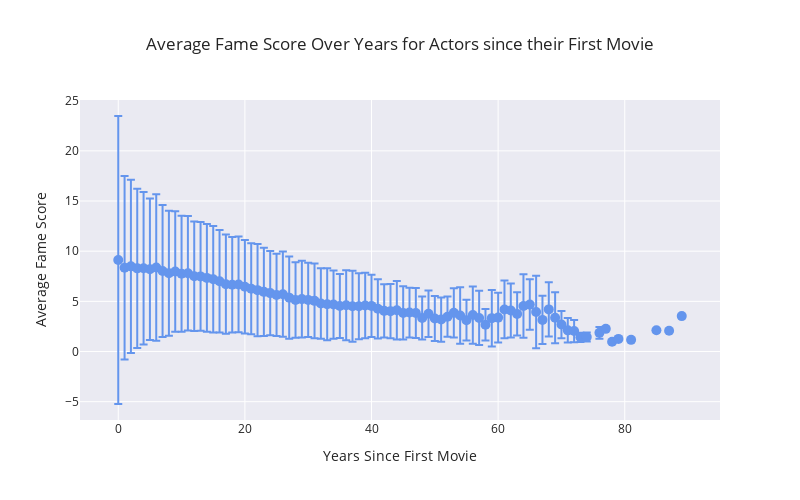

The cell this chart's notebook holds for it:
### Code cell
# Assuming avg_fame_scores is your DataFrame
# Group by 'year_since_first_movie' and calculate the average fame score and standard deviation
avg_fame_scores = cmu_character_subset.groupby('year_since_first_movie')['fameScore'].agg(['mean', 'std', 'count']).reset_index()

# Create a Plotly figure
fig = go.Figure()

for index, row in avg_fame_scores.iterrows():
    x_val = row['year_since_first_movie']
    avg_score = row['mean']
    std_score = row['std']
    
    # Plot a marker with error bars
    fig.add_trace(go.Scatter(
        x=[x_val],
        y=[avg_score],
        mode='markers',
        error_y=dict(type='data', array=[std_score], visible=True),
        marker=dict(color=SING_COLOR, size=10),
        name=f'Year {x_val}'
    ))

# Update layout
fig.update_layout(
    title='Average Fame Score Over Years for Actors since their First Movie',
    xaxis=dict(title='Years Since First Movie'),
    yaxis=dict(title='Average Fame Score'),
    showlegend=False,
    width=800,
    height=500, template = TEMPLATE
)

# Show the Plotly figure
fig.show()

### Figure 1 — Plotly figure (JSON) as saved in the notebook; plotly's stock layout.template omitted (floating-point values rounded to 4 significant figures)
{"data": [{"error_y": {"array": [14.35], "type": "data", "visible": true}, "marker": {"color": "cornflowerblue", "size": 10}, "mode": "markers", "name": "Year 0.0", "type": "scatter", "x": [0], "y": [9.122]}, {"error_y": {"array": [9.135], "type": "data", "visible": true}, "marker": {"color": "cornflowerblue", "size": 10}, "mode": "markers", "name": "Year 1.0", "type": "scatter", "x": [1], "y": [8.351]}, {"error_y": {"array": [8.624], "type": "data", "visible": true}, "marker": {"color": "cornflowerblue", "size": 10}, "mode": "markers", "name": "Year 2.0", "type": "scatter", "x": [2], "y": [8.486]}, {"error_y": {"array": [7.929], "type": "data", "visible": true}, "marker": {"color": "cornflowerblue", "size": 10}, "mode": "markers", "name": "Year 3.0", "type": "scatter", "x": [3], "y": [8.287]}, {"error_y": {"array": [7.594], "type": "data", "visible": true}, "marker": {"color": "cornflowerblue", "size": 10}, "mode": "markers", "name": "Year 4.0", "type": "scatter", "x": [4], "y": [8.3]}, {"error_y": {"array": [7.054], "type": "data", "visible": true}, "marker": {"color": "cornflowerblue", "size": 10}, "mode": "markers", "name": "Year 5.0", "type": "scatter", "x": [5], "y": [8.197]}, {"error_y": {"array": [7.301], "type": "data", "visible": true}, "marker": {"color": "cornflowerblue", "size": 10}, "mode": "markers", "name": "Year 6.0", "type": "scatter", "x": [6], "y": [8.378]}, {"error_y": {"array": [6.582], "type": "data", "visible": true}, "marker": {"color": "cornflowerblue", "size": 10}, "mode": "markers", "name": "Year 7.0", "type": "scatter", "x": [7], "y": [8.027]}, {"error_y": {"array": [6.234], "type": "data", "visible": true}, "marker": {"color": "cornflowerblue", "size": 10}, "mode": "markers", "name": "Year 8.0", "type": "scatter", "x": [8], "y": [7.807]}, {"error_y": {"array": [6.011], "type": "data", "visible": true}, "marker": {"color": "cornflowerblue", "size": 10}, "mode": "markers", "name": "Year 9.0", "type": "scatter", "x": [9], "y": [7.97]}, {"error_y": {"array": [5.77], "type": "data", "visible": true}, "marker": {"color": "cornflowerblue", "size": 10}, "mode": "markers", "name": "Year 10.0", "type": "scatter", "x": [10], "y": [7.75]}, {"error_y": {"array": [5.714], "type": "data", "visible": true}, "marker": {"color": "cornflowerblue", "size": 10}, "mode": "markers", "name": "Year 11.0", "type": "scatter", "x": [11], "y": [7.802]}, {"error_y": {"array": [5.455], "type": "data", "visible": true}, "marker": {"color": "cornflowerblue", "size": 10}, "mode": "markers", "name": "Year 12.0", "type": "scatter", "x": [12], "y": [7.502]}, {"error_y": {"array": [5.415], "type": "data", "visible": true}, "marker": {"color": "cornflowerblue", "size": 10}, "mode": "markers", "name": "Year 13.0", "type": "scatter", "x": [13], "y": [7.488]}, {"error_y": {"array": [5.364], "type": "data", "visible": true}, "marker": {"color": "cornflowerblue", "size": 10}, "mode": "markers", "name": "Year 14.0", "type": "scatter", "x": [14], "y": [7.337]}, {"error_y": {"array": [5.308], "type": "data", "visible": true}, "marker": {"color": "cornflowerblue", "size": 10}, "mode": "markers", "name": "Year 15.0", "type": "scatter", "x": [15], "y": [7.205]}, {"error_y": {"array": [5.104], "type": "data", "visible": true}, "marker": {"color": "cornflowerblue", "size": 10}, "mode": "markers", "name": "Year 16.0", "type": "scatter", "x": [16], "y": [7.006]}, {"error_y": {"array": [4.945], "type": "data", "visible": true}, "marker": {"color": "cornflowerblue", "size": 10}, "mode": "markers", "name": "Year 17.0", "type": "scatter", "x": [17], "y": [6.711]}, {"error_y": {"array": [4.762], "type": "data", "visible": true}, "marker": {"color": "cornflowerblue", "size": 10}, "mode": "markers", "name": "Year 18.0", "type": "scatter", "x": [18], "y": [6.648]}, {"error_y": {"array": [4.772], "type": "data", "visible": true}, "marker": {"color": "cornflowerblue", "size": 10}, "mode": "markers", "name": "Year 19.0", "type": "scatter", "x": [19], "y": [6.687]}, {"error_y": {"array": [4.651], "type": "data", "visible": true}, "marker": {"color": "cornflowerblue", "size": 10}, "mode": "markers", "name": "Year 20.0", "type": "scatter", "x": [20], "y": [6.455]}, {"error_y": {"array": [4.536], "type": "data", "visible": true}, "marker": {"color": "cornflowerblue", "size": 10}, "mode": "markers", "name": "Year 21.0", "type": "scatter", "x": [21], "y": [6.258]}, {"error_y": {"array": [4.595], "type": "data", "visible": true}, "marker": {"color": "cornflowerblue", "size": 10}, "mode": "markers", "name": "Year 22.0", "type": "scatter", "x": [22], "y": [6.115]}, {"error_y": {"array": [4.399], "type": "data", "visible": true}, "marker": {"color": "cornflowerblue", "size": 10}, "mode": "markers", "name": "Year 23.0", "type": "scatter", "x": [23], "y": [5.947]}, {"error_y": {"array": [4.201], "type": "data", "visible": true}, "marker": {"color": "cornflowerblue", "size": 10}, "mode": "markers", "name": "Year 24.0", "type": "scatter", "x": [24], "y": [5.82]}, {"error_y": {"array": [4.099], "type": "data", "visible": true}, "marker": {"color": "cornflowerblue", "size": 10}, "mode": "markers", "name": "Year 25.0", "type": "scatter", "x": [25], "y": [5.638]}, {"error_y": {"array": [4.245], "type": "data", "visible": true}, "marker": {"color": "cornflowerblue", "size": 10}, "mode": "markers", "name": "Year 26.0", "type": "scatter", "x": [26], "y": [5.716]}, {"error_y": {"array": [4.094], "type": "data", "visible": true}, "marker": {"color": "cornflowerblue", "size": 10}, "mode": "markers", "name": "Year 27.0", "type": "scatter", "x": [27], "y": [5.369]}, {"error_y": {"array": [3.766], "type": "data", "visible": true}, "marker": {"color": "cornflowerblue", "size": 10}, "mode": "markers", "name": "Year 28.0", "type": "scatter", "x": [28], "y": [5.131]}, {"error_y": {"array": [3.819], "type": "data", "visible": true}, "marker": {"color": "cornflowerblue", "size": 10}, "mode": "markers", "name": "Year 29.0", "type": "scatter", "x": [29], "y": [5.223]}, {"error_y": {"array": [3.695], "type": "data", "visible": true}, "marker": {"color": "cornflowerblue", "size": 10}, "mode": "markers", "name": "Year 30.0", "type": "scatter", "x": [30], "y": [5.145]}, {"error_y": {"array": [3.724], "type": "data", "visible": true}, "marker": {"color": "cornflowerblue", "size": 10}, "mode": "markers", "name": "Year 31.0", "type": "scatter", "x": [31], "y": [5.048]}, {"error_y": {"array": [3.507], "type": "data", "visible": true}, "marker": {"color": "cornflowerblue", "size": 10}, "mode": "markers", "name": "Year 32.0", "type": "scatter", "x": [32], "y": [4.789]}, {"error_y": {"array": [3.576], "type": "data", "visible": true}, "marker": {"color": "cornflowerblue", "size": 10}, "mode": "markers", "name": "Year 33.0", "type": "scatter", "x": [33], "y": [4.711]}, {"error_y": {"array": [3.395], "type": "data", "visible": true}, "marker": {"color": "cornflowerblue", "size": 10}, "mode": "markers", "name": "Year 34.0", "type": "scatter", "x": [34], "y": [4.679]}, {"error_y": {"array": [3.196], "type": "data", "visible": true}, "marker": {"color": "cornflowerblue", "size": 10}, "mode": "markers", "name": "Year 35.0", "type": "scatter", "x": [35], "y": [4.539]}, {"error_y": {"array": [3.499], "type": "data", "visible": true}, "marker": {"color": "cornflowerblue", "size": 10}, "mode": "markers", "name": "Year 36.0", "type": "scatter", "x": [36], "y": [4.609]}, {"error_y": {"array": [3.529], "type": "data", "visible": true}, "marker": {"color": "cornflowerblue", "size": 10}, "mode": "markers", "name": "Year 37.0", "type": "scatter", "x": [37], "y": [4.513]}, {"error_y": {"array": [3.292], "type": "data", "visible": true}, "marker": {"color": "cornflowerblue", "size": 10}, "mode": "markers", "name": "Year 38.0", "type": "scatter", "x": [38], "y": [4.509]}, {"error_y": {"array": [3.259], "type": "data", "visible": true}, "marker": {"color": "cornflowerblue", "size": 10}, "mode": "markers", "name": "Year 39.0", "type": "scatter", "x": [39], "y": [4.592]}, {"error_y": {"array": [3.112], "type": "data", "visible": true}, "marker": {"color": "cornflowerblue", "size": 10}, "mode": "markers", "name": "Year 40.0", "type": "scatter", "x": [40], "y": [4.548]}, {"error_y": {"array": [2.956], "type": "data", "visible": true}, "marker": {"color": "cornflowerblue", "size": 10}, "mode": "markers", "name": "Year 41.0", "type": "scatter", "x": [41], "y": [4.254]}, {"error_y": {"array": [2.651], "type": "data", "visible": true}, "marker": {"color": "cornflowerblue", "size": 10}, "mode": "markers", "name": "Year 42.0", "type": "scatter", "x": [42], "y": [4.052]}, {"error_y": {"array": [2.703], "type": "data", "visible": true}, "marker": {"color": "cornflowerblue", "size": 10}, "mode": "markers", "name": "Year 43.0", "type": "scatter", "x": [43], "y": [4.024]}, {"error_y": {"array": [2.916], "type": "data", "visible": true}, "marker": {"color": "cornflowerblue", "size": 10}, "mode": "markers", "name": "Year 44.0", "type": "scatter", "x": [44], "y": [4.106]}, {"error_y": {"array": [2.655], "type": "data", "visible": true}, "marker": {"color": "cornflowerblue", "size": 10}, "mode": "markers", "name": "Year 45.0", "type": "scatter", "x": [45], "y": [3.848]}, {"error_y": {"array": [2.484], "type": "data", "visible": true}, "marker": {"color": "cornflowerblue", "size": 10}, "mode": "markers", "name": "Year 46.0", "type": "scatter", "x": [46], "y": [3.88]}, {"error_y": {"array": [2.489], "type": "data", "visible": true}, "marker": {"color": "cornflowerblue", "size": 10}, "mode": "markers", "name": "Year 47.0", "type": "scatter", "x": [47], "y": [3.842]}, {"error_y": {"array": [2.138], "type": "data", "visible": true}, "marker": {"color": "cornflowerblue", "size": 10}, "mode": "markers", "name": "Year 48.0", "type": "scatter", "x": [48], "y": [3.341]}, {"error_y": {"array": [2.319], "type": "data", "visible": true}, "marker": {"color": "cornflowerblue", "size": 10}, "mode": "markers", "name": "Year 49.0", "type": "scatter", "x": [49], "y": [3.772]}, {"error_y": {"array": [2.253], "type": "data", "visible": true}, "marker": {"color": "cornflowerblue", "size": 10}, "mode": "markers", "name": "Year 50.0", "type": "scatter", "x": [50], "y": [3.292]}, {"error_y": {"array": [2.202], "type": "data", "visible": true}, "marker": {"color": "cornflowerblue", "size": 10}, "mode": "markers", "name": "Year 51.0", "type": "scatter", "x": [51], "y": [3.184]}, {"error_y": {"array": [2.003], "type": "data", "visible": true}, "marker": {"color": "cornflowerblue", "size": 10}, "mode": "markers", "name": "Year 52.0", "type": "scatter", "x": [52], "y": [3.47]}, {"error_y": {"array": [2.445], "type": "data", "visible": true}, "marker": {"color": "cornflowerblue", "size": 10}, "mode": "markers", "name": "Year 53.0", "type": "scatter", "x": [53], "y": [3.852]}, {"error_y": {"array": [2.818], "type": "data", "visible": true}, "marker": {"color": "cornflowerblue", "size": 10}, "mode": "markers", "name": "Year 54.0", "type": "scatter", "x": [54], "y": [3.581]}, {"error_y": {"array": [2.023], "type": "data", "visible": true}, "marker": {"color": "cornflowerblue", "size": 10}, "mode": "markers", "name": "Year 55.0", "type": "scatter", "x": [55], "y": [3.126]}, {"error_y": {"array": [2.845], "type": "data", "visible": true}, "marker": {"color": "cornflowerblue", "size": 10}, "mode": "markers", "name": "Year 56.0", "type": "scatter", "x": [56], "y": [3.631]}, {"error_y": {"array": [2.703], "type": "data", "visible": true}, "marker": {"color": "cornflowerblue", "size": 10}, "mode": "markers", "name": "Year 57.0", "type": "scatter", "x": [57], "y": [3.344]}, {"error_y": {"array": [1.565], "type": "data", "visible": true}, "marker": {"color": "cornflowerblue", "size": 10}, "mode": "markers", "name": "Year 58.0", "type": "scatter", "x": [58], "y": [2.67]}, {"error_y": {"array": [2.817], "type": "data", "visible": true}, "marker": {"color": "cornflowerblue", "size": 10}, "mode": "markers", "name": "Year 59.0", "type": "scatter", "x": [59], "y": [3.325]}, {"error_y": {"array": [2.482], "type": "data", "visible": true}, "marker": {"color": "cornflowerblue", "size": 10}, "mode": "markers", "name": "Year 60.0", "type": "scatter", "x": [60], "y": [3.379]}, {"error_y": {"array": [2.873], "type": "data", "visible": true}, "marker": {"color": "cornflowerblue", "size": 10}, "mode": "markers", "name": "Year 61.0", "type": "scatter", "x": [61], "y": [4.195]}, {"error_y": {"array": [2.697], "type": "data", "visible": true}, "marker": {"color": "cornflowerblue", "size": 10}, "mode": "markers", "name": "Year 62.0", "type": "scatter", "x": [62], "y": [4.092]}, {"error_y": {"array": [2.149], "type": "data", "visible": true}, "marker": {"color": "cornflowerblue", "size": 10}, "mode": "markers", "name": "Year 63.0", "type": "scatter", "x": [63], "y": [3.752]}, {"error_y": {"array": [3.163], "type": "data", "visible": true}, "marker": {"color": "cornflowerblue", "size": 10}, "mode": "markers", "name": "Year 64.0", "type": "scatter", "x": [64], "y": [4.537]}, {"error_y": {"array": [2.52], "type": "data", "visible": true}, "marker": {"color": "cornflowerblue", "size": 10}, "mode": "markers", "name": "Year 65.0", "type": "scatter", "x": [65], "y": [4.677]}, {"error_y": {"array": [3.618], "type": "data", "visible": true}, "marker": {"color": "cornflowerblue", "size": 10}, "mode": "markers", "name": "Year 66.0", "type": "scatter", "x": [66], "y": [3.94]}, {"error_y": {"array": [2.408], "type": "data", "visible": true}, "marker": {"color": "cornflowerblue", "size": 10}, "mode": "markers", "name": "Year 67.0", "type": "scatter", "x": [67], "y": [3.153]}, {"error_y": {"array": [2.705], "type": "data", "visible": true}, "marker": {"color": "cornflowerblue", "size": 10}, "mode": "markers", "name": "Year 68.0", "type": "scatter", "x": [68], "y": [4.198]}, {"error_y": {"array": [2.544], "type": "data", "visible": true}, "marker": {"color": "cornflowerblue", "size": 10}, "mode": "markers", "name": "Year 69.0", "type": "scatter", "x": [69], "y": [3.363]}, {"error_y": {"array": [1.359], "type": "data", "visible": true}, "marker": {"color": "cornflowerblue", "size": 10}, "mode": "markers", "name": "Year 70.0", "type": "scatter", "x": [70], "y": [2.691]}, {"error_y": {"array": [1.22], "type": "data", "visible": true}, "marker": {"color": "cornflowerblue", "size": 10}, "mode": "markers", "name": "Year 71.0", "type": "scatter", "x": [71], "y": [2.109]}, {"error_y": {"array": [1.109], "type": "data", "visible": true}, "marker": {"color": "cornflowerblue", "size": 10}, "mode": "markers", "name": "Year 72.0", "type": "scatter", "x": [72], "y": [2.038]}, {"error_y": {"array": [0.4622], "type": "data", "visible": true}, "marker": {"color": "cornflowerblue", "size": 10}, "mode": "markers", "name": "Year 73.0", "type": "scatter", "x": [73], "y": [1.42]}, {"error_y": {"array": [0.4418], "type": "data", "visible": true}, "marker": {"color": "cornflowerblue", "size": 10}, "mode": "markers", "name": "Year 74.0", "type": "scatter", "x": [74], "y": [1.446]}, {"error_y": {"array": [0.5936], "type": "data", "visible": true}, "marker": {"color": "cornflowerblue", "size": 10}, "mode": "markers", "name": "Year 76.0", "type": "scatter", "x": [76], "y": [1.859]}, {"error_y": {"array": [null], "type": "data", "visible": true}, "marker": {"color": "cornflowerblue", "size": 10}, "mode": "markers", "name": "Year 77.0", "type": "scatter", "x": [77], "y": [2.258]}, {"error_y": {"array": [0.001152], "type": "data", "visible": true}, "marker": {"color": "cornflowerblue", "size": 10}, "mode": "markers", "name": "Year 78.0", "type": "scatter", "x": [78], "y": [0.9759]}, {"error_y": {"array": [null], "type": "data", "visible": true}, "marker": {"color": "cornflowerblue", "size": 10}, "mode": "markers", "name": "Year 79.0", "type": "scatter", "x": [79], "y": [1.258]}, {"error_y": {"array": [null], "type": "data", "visible": true}, "marker": {"color": "cornflowerblue", "size": 10}, "mode": "markers", "name": "Year 81.0", "type": "scatter", "x": [81], "y": [1.162]}, {"error_y": {"array": [null], "type": "data", "visible": true}, "marker": {"color": "cornflowerblue", "size": 10}, "mode": "markers", "name": "Year 85.0", "type": "scatter", "x": [85], "y": [2.113]}, {"error_y": {"array": [null], "type": "data", "visible": true}, "marker": {"color": "cornflowerblue", "size": 10}, "mode": "markers", "name": "Year 87.0", "type": "scatter", "x": [87], "y": [2.067]}, {"error_y": {"array": [null], "type": "data", "visible": true}, "marker": {"color": "cornflowerblue", "size": 10}, "mode": "markers", "name": "Year 89.0", "type": "scatter", "x": [89], "y": [3.528]}], "layout": {"height": 500, "showlegend": false, "title": {"text": "Average Fame Score Over Years for Actors since their First Movie"}, "width": 800, "xaxis": {"title": {"text": "Years Since First Movie"}}, "yaxis": {"title": {"text": "Average Fame Score"}}}}
